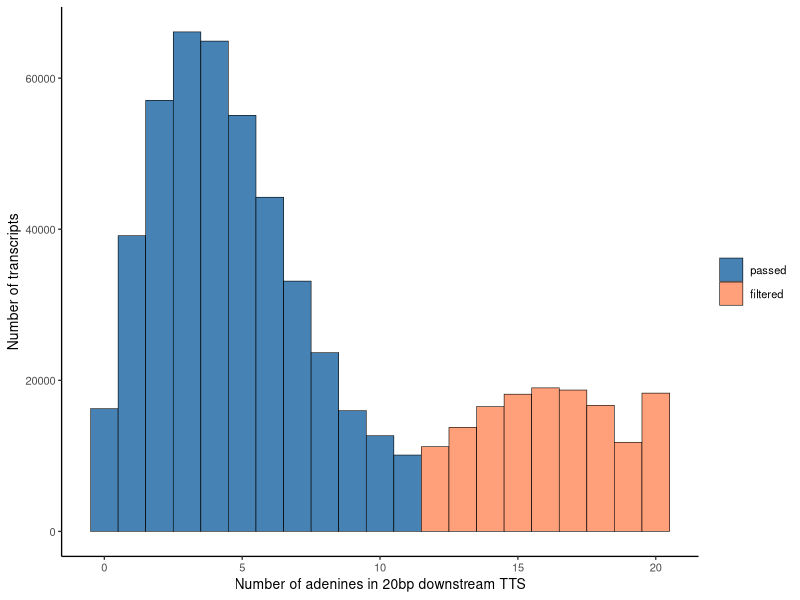
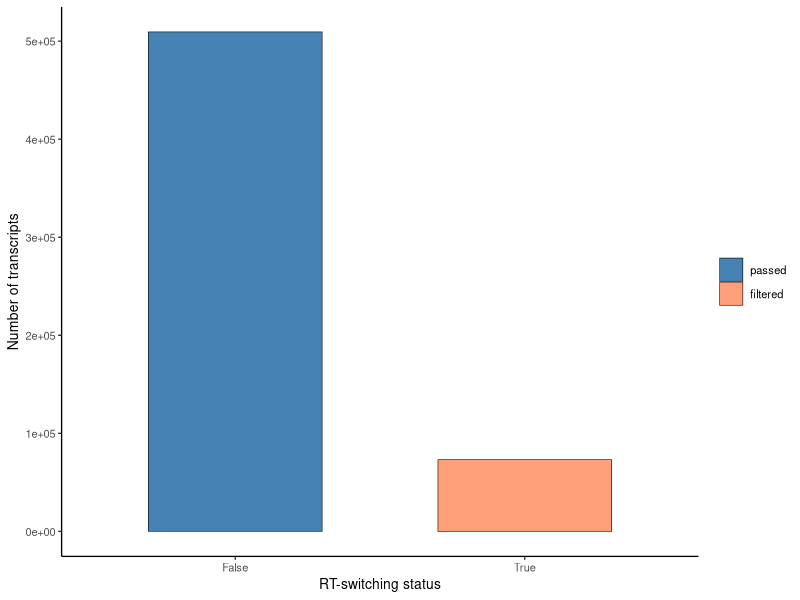
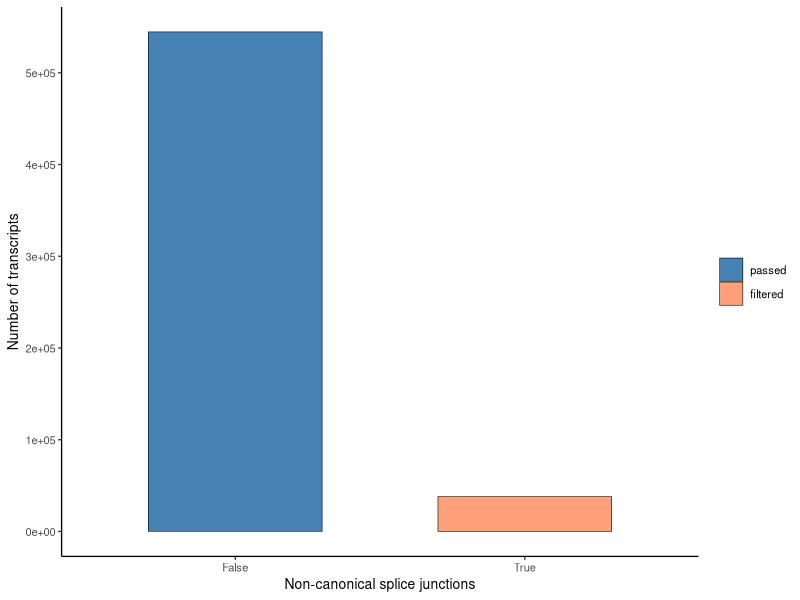
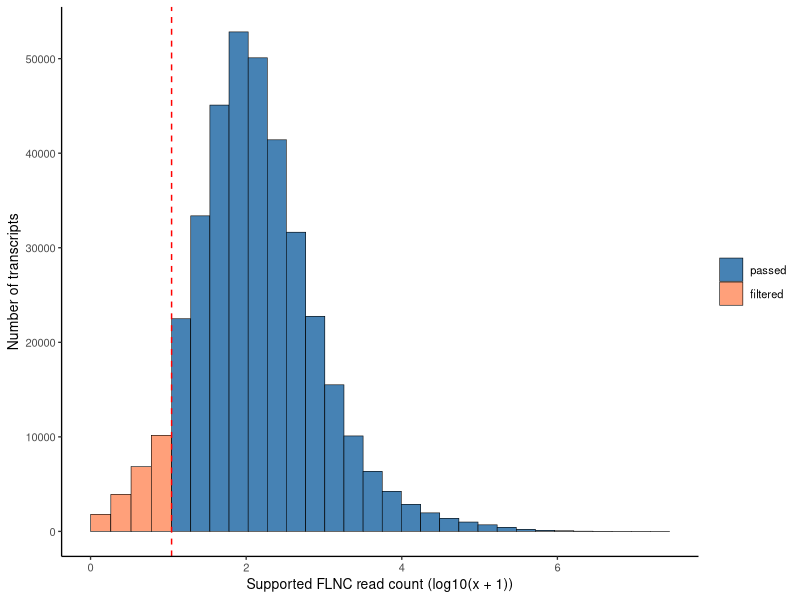

Recreate these plots in R, in order. (Note: this script raises an error after producing the figures.)
#===============================================#
# Transcript discovery, annotation, and filtering #
# Supp-Figure-12                         #
#===============================================#
library(ggplot2)
library(ggpubr)
library(tidyverse)
library(data.table)

setwd("/media/london_A/mengxin/GTOP_code/supp/supp_fig12. Figure S9/input")


# Supp.Fig.12a alternative-splicing count QC distribution------------------

theme_gtop <- function(base_size = 10) {
  theme_classic(base_size = base_size) +
    theme(
      legend.title = element_blank(),
      axis.text.x = element_text(angle = 45, hjust = 1),
      plot.title = element_blank()
    )
}
python_status_colors <- c("passed" = "#4682B4", "filtered" = "#FFA07A")
data <- read.delim("Fig_S12a.txt", check.names = FALSE)
data$status <- factor(data$status, levels = c("passed", "filtered"))
ggplot(data, aes(x, count, fill = status)) +
  geom_col(width = 1, color = "black", linewidth = 0.2) +
  scale_fill_manual(values = python_status_colors, drop = FALSE) +
  labs(x = "Number of adenines in 20bp downstream TTS", y = "Number of transcripts") +
  theme_gtop() +
  theme(axis.text.x = element_text(angle = 0, hjust = 0.5))

# Supp.Fig.12b RT-switching filter summary------------------------------------
theme_gtop <- function(base_size = 10) {
  theme_classic(base_size = base_size) +
    theme(
      legend.title = element_blank(),
      axis.text.x = element_text(angle = 45, hjust = 1),
      plot.title = element_blank()
    )
}
python_status_colors <- c("passed" = "#4682B4", "filtered" = "#FFA07A")
data <- read.delim("Fig_S12b.txt", check.names = FALSE)
data$plot_status <- factor(data$plot_status, levels = c("passed", "filtered"))
ggplot(data, aes(x_label, count, fill = plot_status)) +
  geom_col(width = 0.6, color = "black", linewidth = 0.2) +
  scale_fill_manual(values = python_status_colors, drop = FALSE) +
  labs(x = "RT-switching status", y = "Number of transcripts") +
  theme_gtop() +
  theme(axis.text.x = element_text(angle = 0, hjust = 0.5))

# Supp.Fig.12c noncanonical splice-junction filter summary------------------------
theme_gtop <- function(base_size = 10) {
  theme_classic(base_size = base_size) +
    theme(
      legend.title = element_blank(),
      axis.text.x = element_text(angle = 45, hjust = 1),
      plot.title = element_blank()
    )
}
python_status_colors <- c("passed" = "#4682B4", "filtered" = "#FFA07A")
data <- read.delim("Fig_S12c.txt", check.names = FALSE)
data$plot_status <- factor(data$plot_status, levels = c("passed", "filtered"))
ggplot(data, aes(x_label, count, fill = plot_status)) +
  geom_col(width = 0.6, color = "black", linewidth = 0.2) +
  scale_fill_manual(values = python_status_colors, drop = FALSE) +
  scale_y_continuous(
    breaks = seq(0, 500000, by = 100000)
  ) +
  labs(x = "Non-canonical splice junctions", y = "Number of transcripts") +
  theme_gtop() +
  theme(axis.text.x = element_text(angle = 0, hjust = 0.5))

# Supp.Fig.12d FLNC read-count support distribution------------------------------

theme_gtop <- function(base_size = 10) {
  theme_classic(base_size = base_size) +
    theme(
      legend.title = element_blank(),
      axis.text.x = element_text(angle = 45, hjust = 1),
      plot.title = element_blank()
    )
}
python_status_colors <- c("passed" = "#4682B4", "filtered" = "#FFA07A")
data <- read.delim("Fig_S12d.txt", check.names = FALSE)
data$status <- factor(data$status, levels = c("passed", "filtered"))
ggplot(data, aes(x_center, y, fill = status)) +
  geom_col(aes(width = x_width), color = "black", linewidth = 0.2) +
  scale_fill_manual(values = python_status_colors, drop = FALSE) +
  scale_y_continuous( breaks = seq(0, 50000, by = 10000))+
  labs(x = "Supported FLNC read count (log10(x + 1))", y = "Number of transcripts") +
  theme_gtop() +
  theme(axis.text.x = element_text(angle = 0, hjust = 0.5)) +
  geom_vline(xintercept = log10(11), color = "red", linetype = "dashed", linewidth = 0.5)

# Supp.Fig.12e support-sample distribution for novel transcripts-----------

theme_gtop <- function(base_size = 10) {
  theme_classic(base_size = base_size) +
    theme(
      legend.title = element_blank(),
      axis.text.x = element_text(angle = 45, hjust = 1),
      plot.title = element_blank()
    )
}
data <- read.delim("Fig_S12e.txt", check.names = FALSE)
data$status <- "all"
ggplot(data, aes(x_center, y, fill = status)) +
  geom_col(aes(width = x_width), color = "black", linewidth = 0.2) +
  scale_fill_manual(values = c("all" = "#7f8080"), drop = FALSE) +
  scale_y_continuous(breaks = seq(2.0, 5.5, by = 0.5))+
  coord_cartesian(ylim = c(2.0, 5.5),expand = c(0, 0) ) +
  labs(x = "Supported long-read RNA-seq samples for novel transcripts (FLNC >= 5)", y = "Number of transcripts (log10)") +
  theme_gtop() +
  theme(axis.text.x = element_text(angle = 0, hjust = 0.5))

# Supp.Fig.12f -novel first-exon length distribution---------------------------

theme_gtop <- function(base_size = 10) {
  theme_classic(base_size = base_size) +
    theme(
      legend.title = element_blank(),
      axis.text.x = element_text(angle = 45, hjust = 1),
      plot.title = element_blank()
    )
}

python_status_colors <- c(
  "passed" = "#4682B4",
  "filtered" = "#FFA07A"
)

data <- read.delim("Fig_S12f.txt", check.names = FALSE)

data$status <- factor(
  data$status,
  levels = c("passed", "filtered")
)

x_values <- c(data$x_left, data$x_right)
x_values <- x_values[is.finite(x_values)]

x_min <- min(x_values, na.rm = TRUE)
x_max <- max(x_values, na.rm = TRUE)
x_pad <- (x_max - x_min) * 0.05

x_lower <- if (x_min > 0) {
  x_min - min(x_pad, x_min * 0.05)
} else {
  x_min
}

x_upper <- x_max + x_pad
y_upper <- max(data$y, na.rm = TRUE) * 1.05

ggplot(data, aes(fill = status)) +
  geom_rect(
    aes(
      xmin = x_left,
      xmax = x_right,
      ymin = 0,
      ymax = y
    ),
    color = "black",
    linewidth = 0.2
  ) +
  scale_fill_manual(
    values = python_status_colors,
    breaks = c("passed", "filtered"),
    labels = c("Passed filters", "Filtered out"),
    drop = FALSE
  ) +
  scale_x_continuous(
    limits = c(x_lower, x_upper),
    expand = expansion(mult = c(0, 0))
  ) +
  scale_y_continuous(
    limits = c(0, y_upper),
    expand = expansion(mult = c(0, 0))
  ) +
  labs(
    x = "First exon length (bp, log10)",
    y = "Number of transcripts (log10)"
  ) +
  theme_gtop() +
  theme(
    axis.text.x = element_text(angle = 0, hjust = 0.5),
    legend.position = c(1, 1),
    legend.justification = c(1, 1)
  ) +
  geom_vline(
    xintercept = log10(30),
    color = "red",
    linetype = "dashed",
    linewidth = 0.5
  )

# Supp.Fig.12g -mismatch per 30 nt distribution for first exons longer than 30 nt---------

theme_gtop <- function(base_size = 10) {
  theme_classic(base_size = base_size) +
    theme(
      legend.title = element_blank(),
      axis.text.x = element_text(angle = 45, hjust = 1),
      plot.title = element_blank()
    )
}

python_status_colors <- c(
  "passed" = "#4682B4",
  "filtered" = "#FFA07A"
)

data <- read.delim("Fig_S12g.txt", check.names = FALSE)

data$status <- factor(
  data$status,
  levels = c("passed", "filtered")
)

x_values <- c(data$x_left, data$x_right)
x_values <- x_values[is.finite(x_values)]

x_min <- min(x_values, na.rm = TRUE)
x_max <- max(x_values, na.rm = TRUE)
x_pad <- (x_max - x_min) * 0.05

x_lower <- if (x_min > 0) {
  x_min - min(x_pad, x_min * 0.05)
} else {
  x_min
}

x_upper <- x_max + x_pad
y_upper <- max(data$y, na.rm = TRUE) * 1.05

ggplot(data, aes(fill = status)) +
  geom_rect(
    aes(
      xmin = x_left,
      xmax = x_right,
      ymin = 0,
      ymax = y
    ),
    color = "black",
    linewidth = 0.2
  ) +
  scale_fill_manual(
    values = python_status_colors,
    breaks = c("passed", "filtered"),
    labels = c("Passed filters", "Filtered out"),
    drop = FALSE
  ) +
  scale_x_continuous(
    limits = c(x_lower, x_upper),
    expand = expansion(mult = c(0, 0))
  ) +
  scale_y_continuous(
    limits = c(0, y_upper),
    expand = expansion(mult = c(0, 0))
  ) +
  labs(
    x = "Mismatches per 30 nt (log10(x + 1))",
    y = "Number of transcripts (log10)"
  ) +
  theme_gtop() +
  theme(
    axis.text.x = element_text(angle = 0, hjust = 0.5),
    legend.position = c(1, 1),
    legend.justification = c(1, 1)
  ) +
  geom_vline(
    xintercept = log10(1 + 1),
    color = "red",
    linetype = "dashed",
    linewidth = 0.5
  )

# Supp.Fig.9h unique short-read support for novel junctions----------

theme_gtop <- function(base_size = 10) {
  theme_classic(base_size = base_size) +
    theme(
      legend.title = element_blank(),
      axis.text.x = element_text(angle = 45, hjust = 1),
      plot.title = element_blank()
    )
}
data <- read.delim("Fig_S12h.txt", check.names = FALSE)
data$status <- "all"
ggplot(data, aes(x_center, y, fill = status)) +
  geom_col(aes(width = x_width), color = "black", linewidth = 0.2) +
  scale_fill_manual(values = c("all" = "#7f8080"), drop = FALSE) +
  labs(x = "Total unique reads", y = "Count") +
  theme_gtop() +
  theme(axis.text.x = element_text(angle = 0, hjust = 0.5))
# Supp.Fig.9i number of samples with >=5 reads for novel junctions----------

theme_gtop <- function(base_size = 10) {
  theme_classic(base_size = base_size) +
    theme(
      legend.title = element_blank(),
      axis.text.x = element_text(angle = 45, hjust = 1),
      plot.title = element_blank()
    )
}
data <- read.delim("Fig_S12i.txt", check.names = FALSE)
data$status <- "all"
ggplot(data, aes(x_center, y, fill = status)) +
  geom_col(aes(width = x_width), color = "black", linewidth = 0.2) +
  scale_fill_manual(values = c("all" = "#7f8080"), drop = FALSE) +
  scale_y_continuous(breaks = seq(3, 5.5, by = 0.5))+
  coord_cartesian(ylim = c(2.5, 5.5)) +
  labs(x = "Samples with >=5 reads", y = "log10(count)") +
  theme_gtop() +
  theme(axis.text.x = element_text(angle = 0, hjust = 0.5))


# Supp.Fig.9j -------------------------------------------------------------

library(patchwork)
theme_gtop <- function(base_size = 10) {
  theme_classic(base_size = base_size) +
    theme(
      legend.title = element_blank(),
      axis.text.x = element_text(angle = 45, hjust = 1),
      plot.title = element_blank()
    )
}
structural_palette <- c(
  "FSM" = "#4E79A7",
  "ISM" = "#59A14F",
  "NIC" = "#F28E2B",
  "NNC" = "#E15759",
  "Fusion" = "#B07AA1",
  "Full-splice match" = "#4E79A7",
  "Incomplete-splice match" = "#59A14F",
  "Novel in catalog" = "#F28E2B",
  "Novel not in catalog" = "#E15759",
  "Genic" = "#76B7B2",
  "Antisense" = "#EDC948",
  "Intergenic" = "#9C755F"
)
data <- read.delim("Fig_S12j.txt", check.names = FALSE)
tier_order <- c("Catalogue expansion", "High confidence", "With unique peptide")
data$tier <- factor(data$tier, levels = tier_order)
totals <- aggregate(count ~ tier, data, sum)
category_order <- names(sort(tapply(data$count, data$category, sum), decreasing = TRUE))
data$category <- factor(data$category, levels = category_order)
tier3_total <- totals$count[match("With unique peptide", as.character(totals$tier))]
left_xlim_max <- max(tier3_total * 1.4, 10, na.rm = TRUE)
right_xlim_min <- left_xlim_max * 1.1
right_xlim_max <- max(totals$count, na.rm = TRUE) * 1.05

base <- ggplot(data, aes(tier, count, fill = category)) +
  geom_col(width = 0.65, position = position_stack(reverse = TRUE)) +
  scale_x_discrete(limits = rev(tier_order)) +
  scale_fill_manual(values = structural_palette, drop = FALSE) +
  labs(x = NULL, y = "Number of transcripts", fill = "Structural category") +
  theme_gtop() +
  theme(axis.text.x = element_text(angle = 0, hjust = 0.5))

left_breaks  <- c(0, 2500)
right_breaks <- c(100000, 200000)

p_left <- base +
  coord_flip(ylim = c(0, left_xlim_max), clip = "on") +
  scale_y_continuous(
    breaks = left_breaks,
    labels = function(x) format(x, big.mark = ",", trim = TRUE),
    expand = c(0, 0)
  ) +
  theme(legend.position = "none")

p_right <- base +
  coord_flip(ylim = c(right_xlim_min, right_xlim_max), clip = "on") +
  scale_y_continuous(
    breaks = right_breaks,
    labels = function(x) format(x, big.mark = ",", trim = TRUE),
    expand = c(0, 0)
  ) +
  theme(axis.text.y = element_blank(), axis.ticks.y = element_blank(), axis.line.y = element_blank())

(p_left | p_right) + plot_layout(widths = c(1.2, 2.2))
